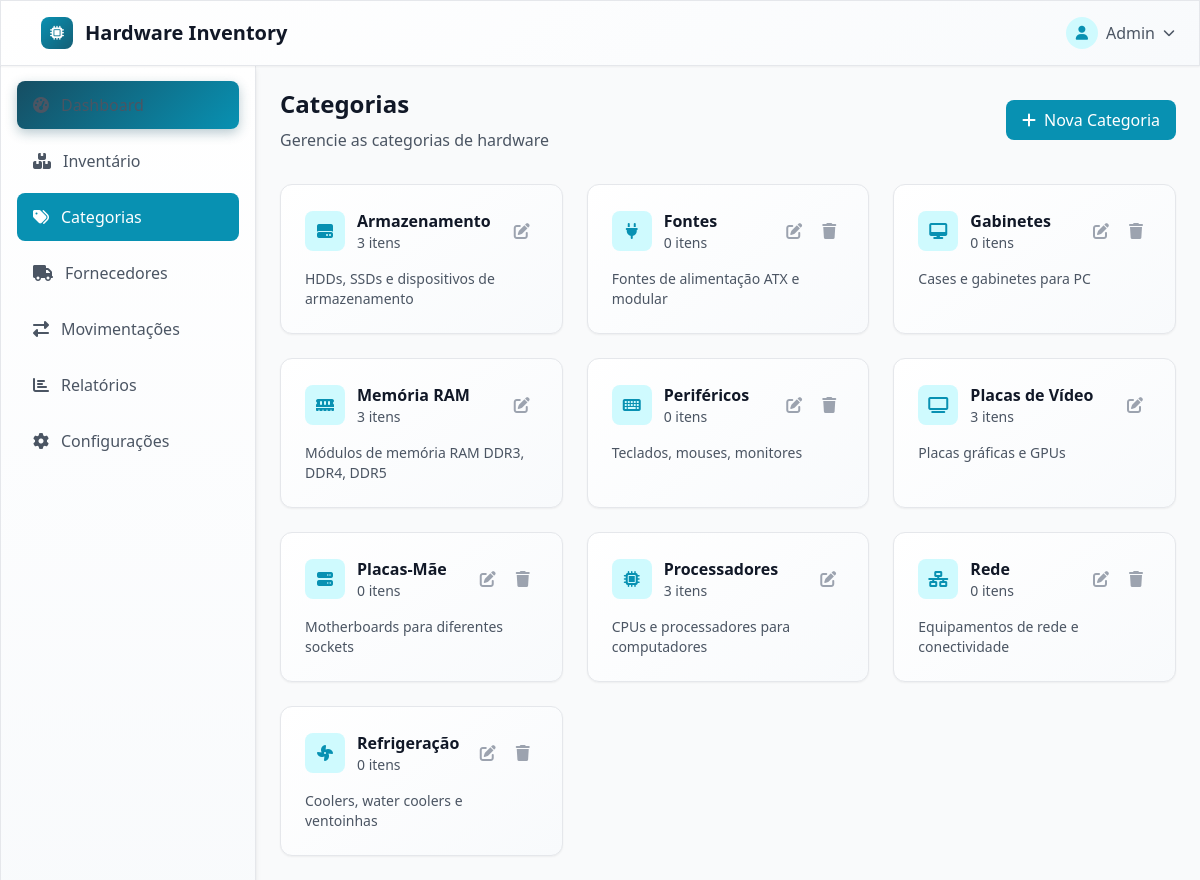
/categories.php, run on the app's committed database.
### tables this page shows
CREATE TABLE IF NOT EXISTS categories (
    id INT AUTO_INCREMENT PRIMARY KEY,
    name VARCHAR(100) NOT NULL,
    description TEXT,
    icon VARCHAR(50),
    created_at TIMESTAMP DEFAULT CURRENT_TIMESTAMP,
    updated_at TIMESTAMP DEFAULT CURRENT_TIMESTAMP ON UPDATE CURRENT_TIMESTAMP
);

### categories.php (the view, shortened to what this page needs)
<?php
$pdo = getDBConnection();
try {
    $categories = $pdo->query("
        SELECT c.*, COUNT(hi.id) as item_count
        FROM categories c
        LEFT JOIN hardware_items hi ON c.id = hi.category_id AND hi.status = 'active'
        GROUP BY c.id
        ORDER BY c.name
    ")->fetchAll();
} catch(PDOException $e) {
    $categories = [];
}
$available_icons = [
    'cpu' => 'fas fa-microchip',
    'memory' => 'fas fa-memory',
    'gpu' => 'fas fa-tv',
    'storage' => 'fas fa-hdd',
    'motherboard' => 'fas fa-server',
    'power' => 'fas fa-plug',
    'case' => 'fas fa-desktop',
    'peripheral' => 'fas fa-keyboard',
    'network' => 'fas fa-network-wired',
    'cooling' => 'fas fa-fan'
];
?>
<!DOCTYPE html>
<html lang="pt-BR">
<head>
    <link href="https://cdnjs.cloudflare.com/ajax/libs/font-awesome/6.4.0/css/all.min.css" rel="stylesheet">
    <script src="https://cdn.tailwindcss.com"></script>
    <link rel="stylesheet" href="assets/css/dashboard.css">
</head>
<body class="bg-gray-50 font-sans">
    <header class="bg-white shadow-sm border-b border-gray-200 fixed top-0 left-0 right-0 z-40">
        <div class="flex items-center justify-between px-6 py-4">
            <div class="flex items-center space-x-4">
                <div class="flex items-center space-x-3">
                    <div class="w-8 h-8 bg-gradient-to-br from-cyan-600 to-cyan-800 rounded-lg flex items-center justify-center">
                        <i class="fas fa-microchip text-white text-sm"></i>
                    </div>
                    <h1 class="text-xl font-bold text-gray-900">Hardware Inventory</h1>
                </div>
            </div>
            <div class="flex items-center space-x-4">
                <div class="relative">
                    <button class="flex items-center space-x-2 text-gray-600 hover:text-gray-900">
                        <div class="w-8 h-8 bg-cyan-100 rounded-full flex items-center justify-center">
                            <i class="fas fa-user text-cyan-600 text-sm"></i>
                        </div>
                        <span class="hidden md:block font-medium">Admin</span>
                        <i class="fas fa-chevron-down text-xs"></i>
                    </button>
                </div>
            </div>
        </div>
    </header>
    <aside id="sidebar" class="fixed left-0 top-16 h-full w-64 bg-white shadow-lg border-r border-gray-200 z-30 transform -translate-x-full lg:translate-x-0 transition-transform duration-300">
        <nav class="p-4 space-y-2">
            <a href="index.php" class="flex items-center space-x-3 px-4 py-3 text-gray-600 hover:bg-gray-100 rounded-lg">
                <i class="fas fa-tachometer-alt"></i>
                <span class="font-medium">Dashboard</span>
            </a>
            <a href="inventory.php" class="flex items-center space-x-3 px-4 py-3 text-gray-600 hover:bg-gray-100 rounded-lg">
                <i class="fas fa-boxes"></i>
                <span class="font-medium">Inventário</span>
            </a>
            <a href="categories.php" class="flex items-center space-x-3 px-4 py-3 text-white bg-cyan-600 rounded-lg">
                <i class="fas fa-tags"></i>
                <span class="font-medium">Categorias</span>
            </a>
            <a href="suppliers.php" class="flex items-center space-x-3 px-4 py-3 text-gray-600 hover:bg-gray-100 rounded-lg">
                <i class="fas fa-truck"></i>
                <span class="font-medium">Fornecedores</span>
            </a>
            <a href="movements.php" class="flex items-center space-x-3 px-4 py-3 text-gray-600 hover:bg-gray-100 rounded-lg">
                <i class="fas fa-exchange-alt"></i>
                <span class="font-medium">Movimentações</span>
            </a>
            <a href="reports.php" class="flex items-center space-x-3 px-4 py-3 text-gray-600 hover:bg-gray-100 rounded-lg">
                <i class="fas fa-chart-bar"></i>
                <span class="font-medium">Relatórios</span>
            </a>
            <a href="settings.php" class="flex items-center space-x-3 px-4 py-3 text-gray-600 hover:bg-gray-100 rounded-lg">
                <i class="fas fa-cog"></i>
                <span class="font-medium">Configurações</span>
            </a>
        </nav>
    </aside>
    <main class="lg:ml-64 pt-16 min-h-screen">
        <div class="p-6">
            <div class="flex flex-col sm:flex-row sm:items-center sm:justify-between mb-8">
                <div>
                    <h2 class="text-2xl font-bold text-gray-900 mb-2">Categorias</h2>
                    <p class="text-gray-600">Gerencie as categorias de hardware</p>
                </div>
                <div class="mt-4 sm:mt-0">
                    <button onclick="openAddModal()" class="inline-flex items-center px-4 py-2 bg-cyan-600 text-white font-medium rounded-lg hover:bg-cyan-700 transition-colors">
                        <i class="fas fa-plus mr-2"></i>
                        Nova Categoria
                    </button>
                </div>
            </div>
            <div class="grid grid-cols-1 md:grid-cols-2 lg:grid-cols-3 xl:grid-cols-4 gap-6">
                <?php foreach($categories as $category): ?>
                <div class="bg-white rounded-xl shadow-sm border border-gray-200 p-6">
                    <div class="flex items-center justify-between mb-4">
                        <div class="flex items-center space-x-3">
                            <div class="w-10 h-10 bg-cyan-100 rounded-lg flex items-center justify-center">
                                <i class="<?php echo $available_icons[$category['icon']] ?? 'fas fa-tag'; ?> text-cyan-600"></i>
                            </div>
                            <div>
                                <h3 class="font-semibold text-gray-900"><?php echo htmlspecialchars($category['name']); ?></h3>
                                <p class="text-sm text-gray-600"><?php echo $category['item_count']; ?> itens</p>
                            </div>
                        </div>
                        <div class="flex space-x-1">
                            <button onclick="editCategory(<?php echo htmlspecialchars(json_encode($category)); ?>)"
                                    class="p-2 text-gray-400 hover:text-cyan-600 transition-colors">
                                <i class="fas fa-edit"></i>
                            </button>
                            <?php if ($category['item_count'] == 0): ?>
                            <button onclick="deleteCategory(<?php echo $category['id']; ?>, '<?php echo htmlspecialchars($category['name']); ?>')"
                                    class="p-2 text-gray-400 hover:text-red-600 transition-colors">
                                <i class="fas fa-trash"></i>
                            </button>
                            <?php endif; ?>
                        </div>
                    </div>
                    <?php if (!empty($category['description'])): ?>
                    <p class="text-sm text-gray-600"><?php echo htmlspecialchars($category['description']); ?></p>
                    <?php endif; ?>
                </div>
                <?php endforeach; ?>
            </div>
        </div>
    </main>
</body>
</html>

### assets/css/dashboard.css (style rules this page uses)
:root { --primary-color: #164e63; --primary-light: #0891b2; --secondary-color: #ecfeff; --accent-color: #10b981; --text-primary: #475569; --text-secondary: #64748b; --background: #ffffff; --background-light: #f8fafc; --border-color: #d1d5db; }
body { font-family: "DM Sans", -apple-system, BlinkMacSystemFont, "Segoe UI", Roboto, sans-serif; background-color: var(--background-light); color: var(--text-primary); }
header { backdrop-filter: blur(10px); background-color: rgba(255, 255, 255, 0.95); }
#sidebar { background: linear-gradient(180deg, #ffffff 0%, #f8fafc 100%); box-shadow: 0 4px 6px -1px rgba(0, 0, 0, 0.1), 0 2px 4px -1px rgba(0, 0, 0, 0.06); }
#sidebar nav a { transition: all 0.2s ease-in-out; font-weight: 500; }
#sidebar nav a.active, #sidebar nav a[href="index.php"] { background: linear-gradient(135deg, var(--primary-color) 0%, var(--primary-light) 100%); box-shadow: 0 4px 12px rgba(22, 78, 99, 0.3); }
.bg-white { background: linear-gradient(145deg, #ffffff 0%, #f8fafc 100%); border: 1px solid rgba(209, 213, 219, 0.5); box-shadow: 0 1px 3px rgba(0, 0, 0, 0.1), 0 1px 2px rgba(0, 0, 0, 0.06); transition: all 0.3s ease; }

### data on the page
categories: name "Armazenamento", item_count "3", description "HDDs, SSDs e dispositivos de armazenamento"
categories: name "Fontes", item_count "0", description "Fontes de alimentação ATX e modular"
categories: name "Gabinetes", item_count "0", description "Cases e gabinetes para PC"
categories: name "Memória RAM", item_count "3", description "Módulos de memória RAM DDR3, DDR4, DDR5"
categories: name "Periféricos", item_count "0", description "Teclados, mouses, monitores"
categories: name "Placas de Vídeo", item_count "3", description "Placas gráficas e GPUs"
categories: name "Placas-Mãe", item_count "0", description "Motherboards para diferentes sockets"
categories: name "Processadores", item_count "3", description "CPUs e processadores para computadores"
categories: name "Rede", item_count "0", description "Equipamentos de rede e conectividade"
categories: name "Refrigeração", item_count "0", description "Coolers, water coolers e ventoinhas"
